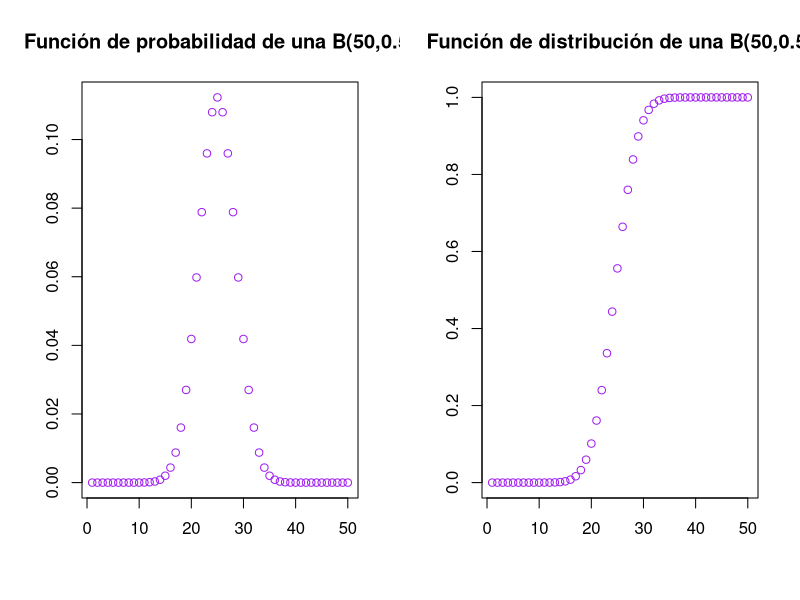
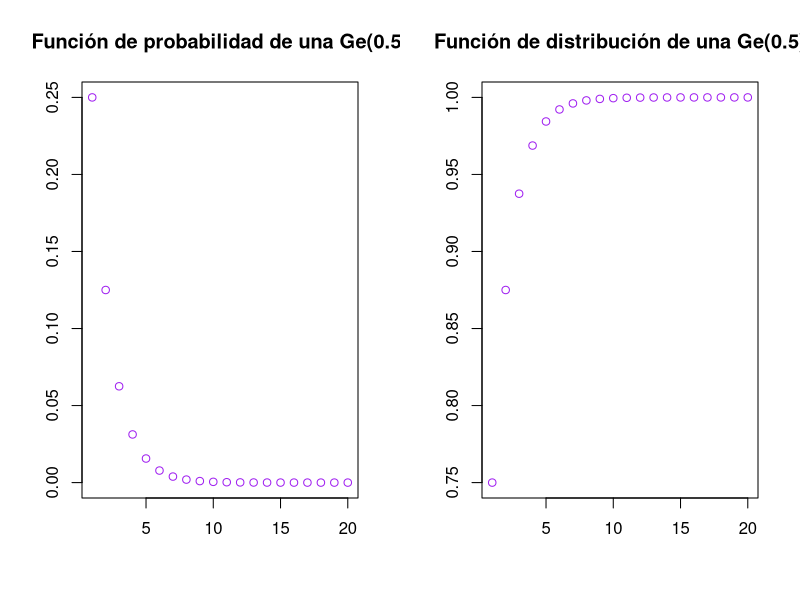
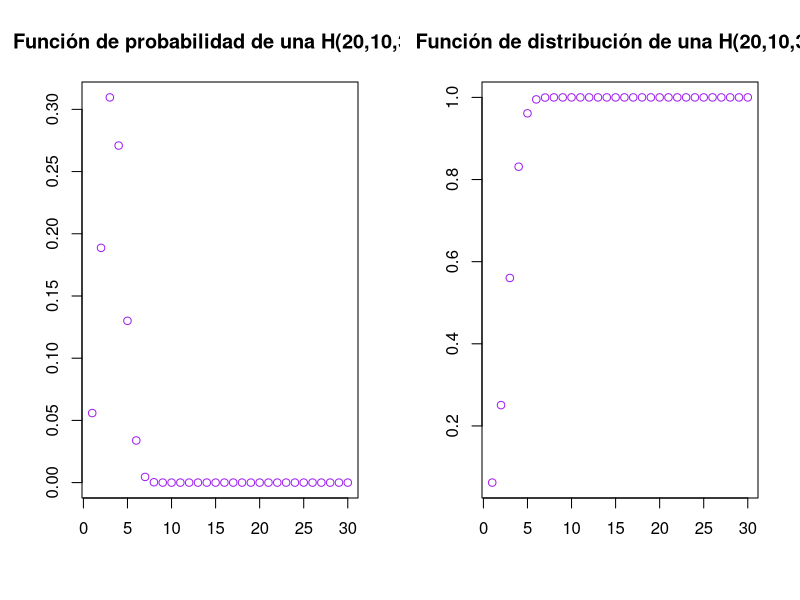
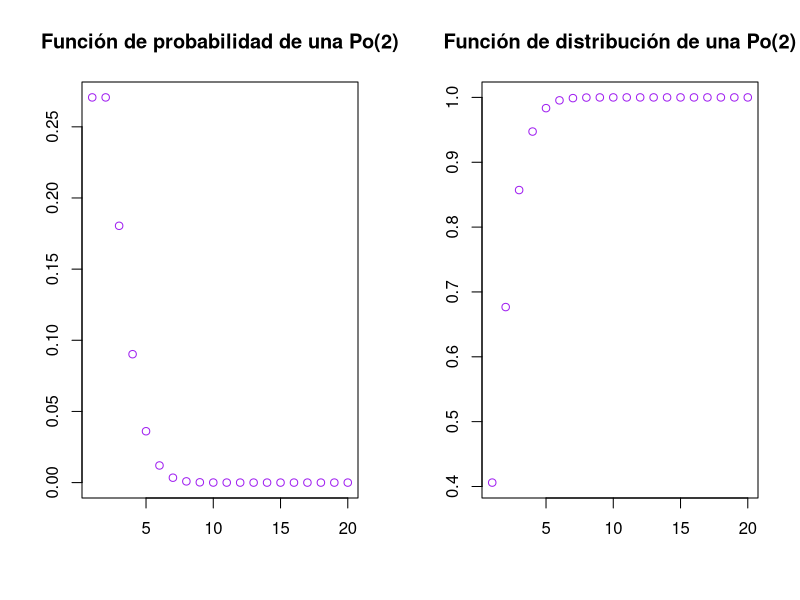
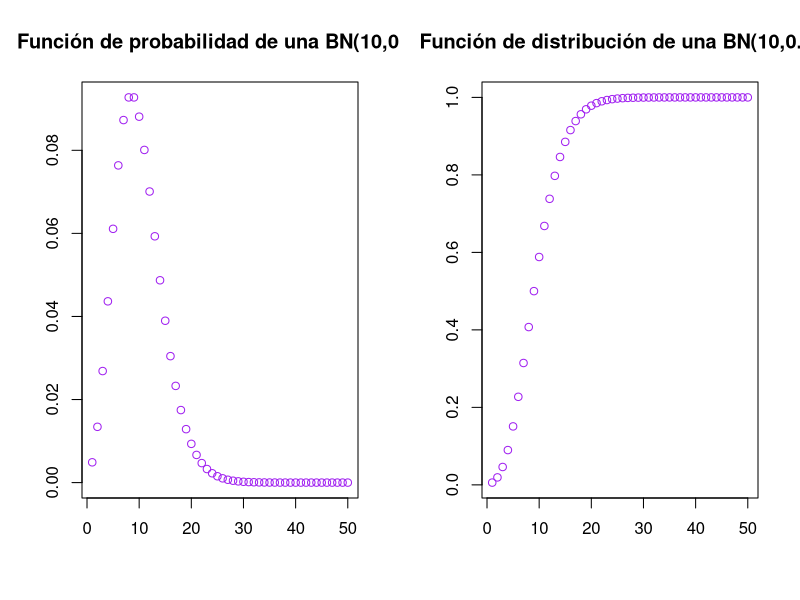
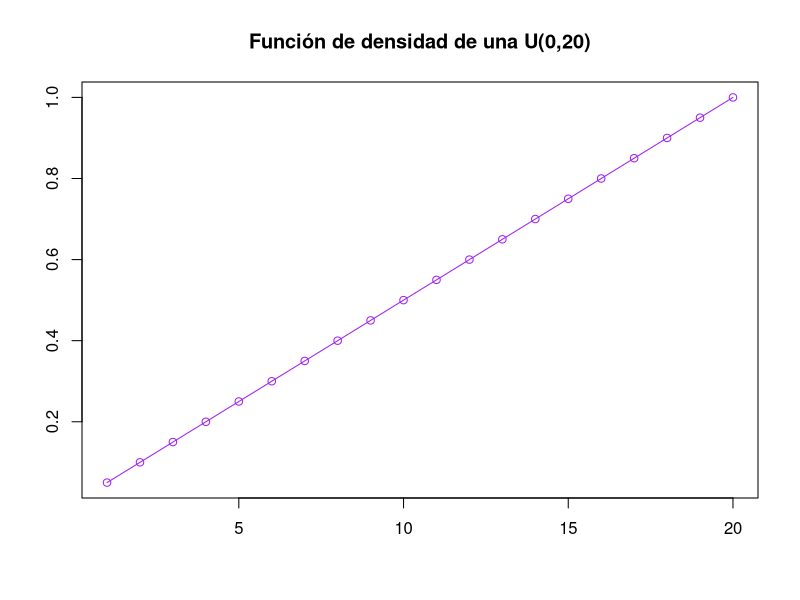
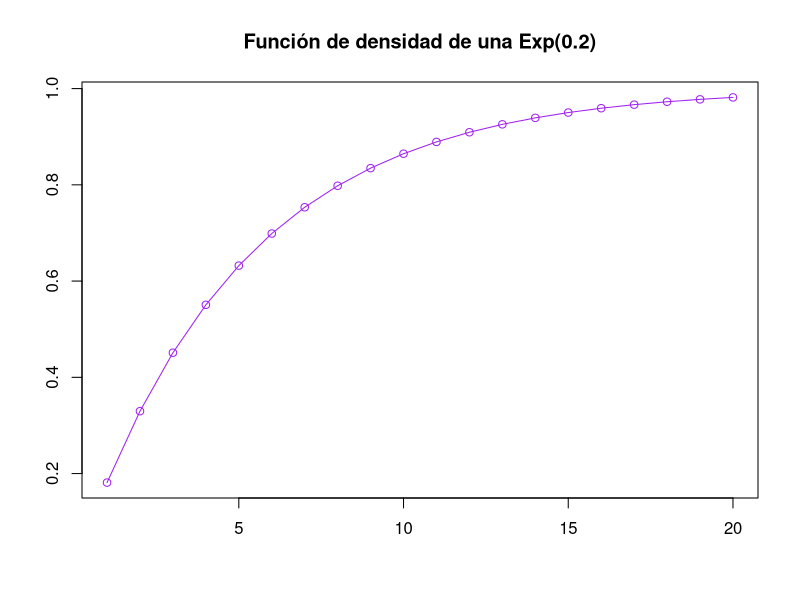
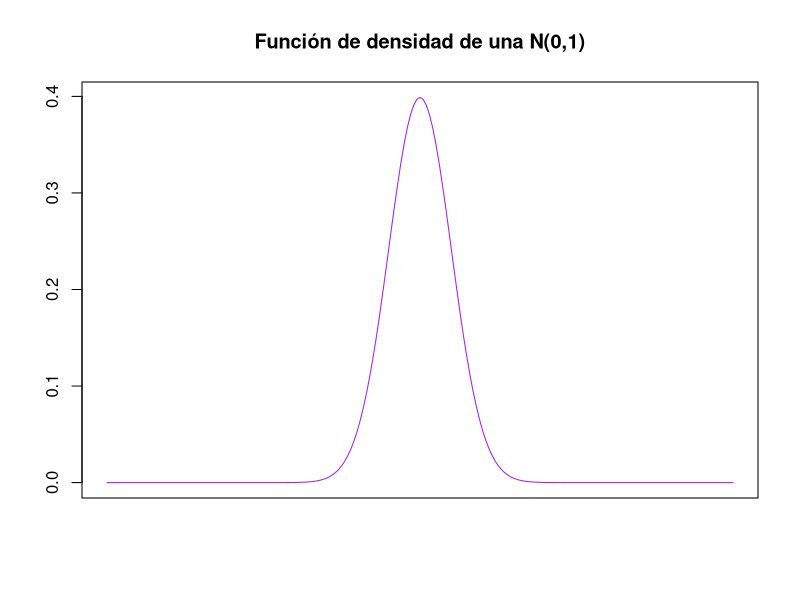

Here is the R script that generated these plots, in order:
## ---- chunk 1
knitr::opts_chunk$set(echo = TRUE, comment = NA)
## ---- chunk 2
par(mfrow = c(1,2))
plot(dbinom(1:50,50,0.5),col = "purple", xlab = "", ylab = "", main = "Función de probabilidad de una B(50,0.5)")
plot(pbinom(1:50,50,0.5),col = "purple", xlab = "", ylab = "", main = "Función de distribución de una B(50,0.5)")
par(mfrow= c(1,1))

## ---- chunk 3
par(mfrow = c(1,2))
plot(dgeom(1:20,0.5),col = "purple", xlab = "", ylab = "", main = "Función de probabilidad de una Ge(0.5)")
plot(pgeom(1:20,0.5),col = "purple", xlab = "", ylab = "", main = "Función de distribución de una Ge(0.5)")
par(mfrow= c(1,1))

## ---- chunk 4
par(mfrow = c(1,2))
plot(dhyper(1:30,10,20,10),col = "purple", xlab = "", ylab = "", main = "Función de probabilidad de una H(20,10,30)")
plot(phyper(1:30,10,20,10),col = "purple", xlab = "", ylab = "", main = "Función de distribución de una H(20,10,30)")
par(mfrow= c(1,1))

## ---- chunk 5
par(mfrow = c(1,2))
plot(dpois(1:20,2),col = "purple", xlab = "", ylab = "", main = "Función de probabilidad de una Po(2)")
plot(ppois(1:20,2),col = "purple", xlab = "", ylab = "", main = "Función de distribución de una Po(2)")
par(mfrow= c(1,1))

## ---- chunk 6
par(mfrow = c(1,2))
plot(dnbinom(1:50,10,0.5),col = "purple", xlab = "", ylab = "", main = "Función de probabilidad de una BN(10,0.5)")
plot(pnbinom(1:50,10,0.5),col = "purple", xlab = "", ylab = "", main = "Función de distribución de una BN(10,0.5)")
par(mfrow= c(1,1))

## ---- chunk 7
plot(punif(1:20,min = 0, max = 20),col = "purple", xlab = "", ylab = "", main = "Función de densidad de una U(0,20)", type = "o")
## ---- chunk 8
plot(pexp(1:20,0.2),col = "purple", xlab = "", ylab = "", main = "Función de densidad de una Exp(0.2)", type = "o")
## ---- chunk 9
z_scores <- seq(-10, 10, by = .1)
dvalues <- dnorm(z_scores)
plot(dvalues, ylab = "", xlab= "",
     xaxt = "n",
     type = "l", 
     col = "purple",
     main = "Función de densidad de una N(0,1)")
